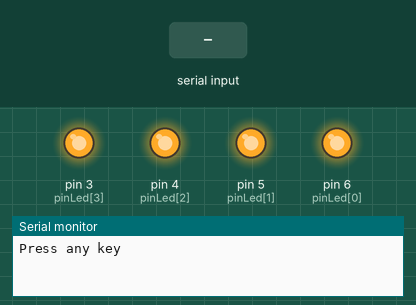
Simulated run of this sketch. Board: Arduino Uno, built with avr-gcc and run on an emulated ATmega328P. On the bench: output pins drawn as LEDs (lit = HIGH), the last lines printed to the serial monitor. Dashed ring = blinking. The inputs (shaded band) are chosen by the test bench.

Above: at 1.2 s.
1.3 s: byte 30 received over Serial
At 2.7 s:
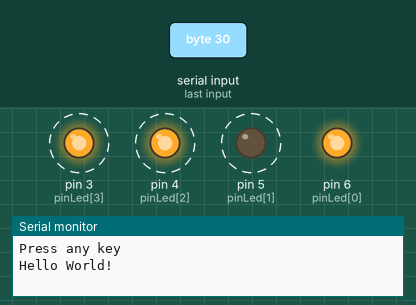
At 3.2 s:
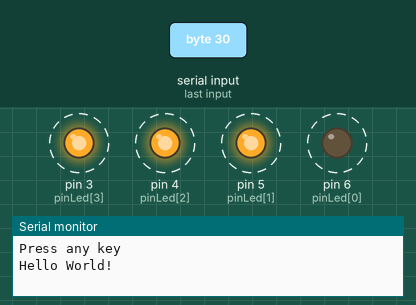
Timing chart, 0 to 10.3 s (numbered marks = the images above; inputs shaded):
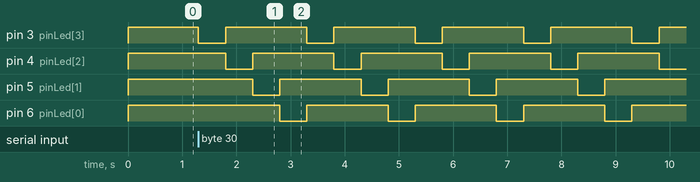

Measured:
- after the input at 1.3 s, pin 3 (pinLed[3]): alternates HIGH for 1.5 s and LOW for 0.50 s, starting at once; pin 4 (pinLed[2]): alternates HIGH for 1.5 s and LOW for 0.50 s, starting after 0.50 s

The sketch:

sbm_tugas1_45830.ino
```cpp
// Juz'an Nafi Haifa
// 17/410473/TK/45830

const byte pinLed[4] = {6, 5, 4, 3}; // connect to the LED
char input; // input read

void LedRunning(){ // Run the LEDs from pinLed[0] to pinLed[3]
  char i,j;

  bool LedRun[4] = {HIGH, HIGH, HIGH, LOW};
  for(i=0; i<4; i++){
    for(j=0; j<4; j++){
      digitalWrite(pinLed[j], LedRun[j]);
    }
    bool temp = LedRun[0];
    for(j=0; j<3; j++){
      LedRun[j] = LedRun[j+1];
    }
    LedRun[3] = temp;
    delay(500);
  }
}

void setup() {
  Serial.begin(9600); // baud rate 9600 bps
  char i;
  for (i = 0; i < 4; i++){    // initiate the LEDs
    pinMode(pinLed[i],OUTPUT);
    digitalWrite(pinLed[i], HIGH);
  }
}

void loop() {
  Serial.println("Press any key");
  while (!Serial.available()) {} // hold the commands
  input = Serial.read();  // read the input

  while (!Serial.available()) {
      Serial.println("Hello World!"); // display "Hello World"! to Serial Monitor
      LedRunning(); // run LEDs
      input = Serial.read();
    }
}
```
